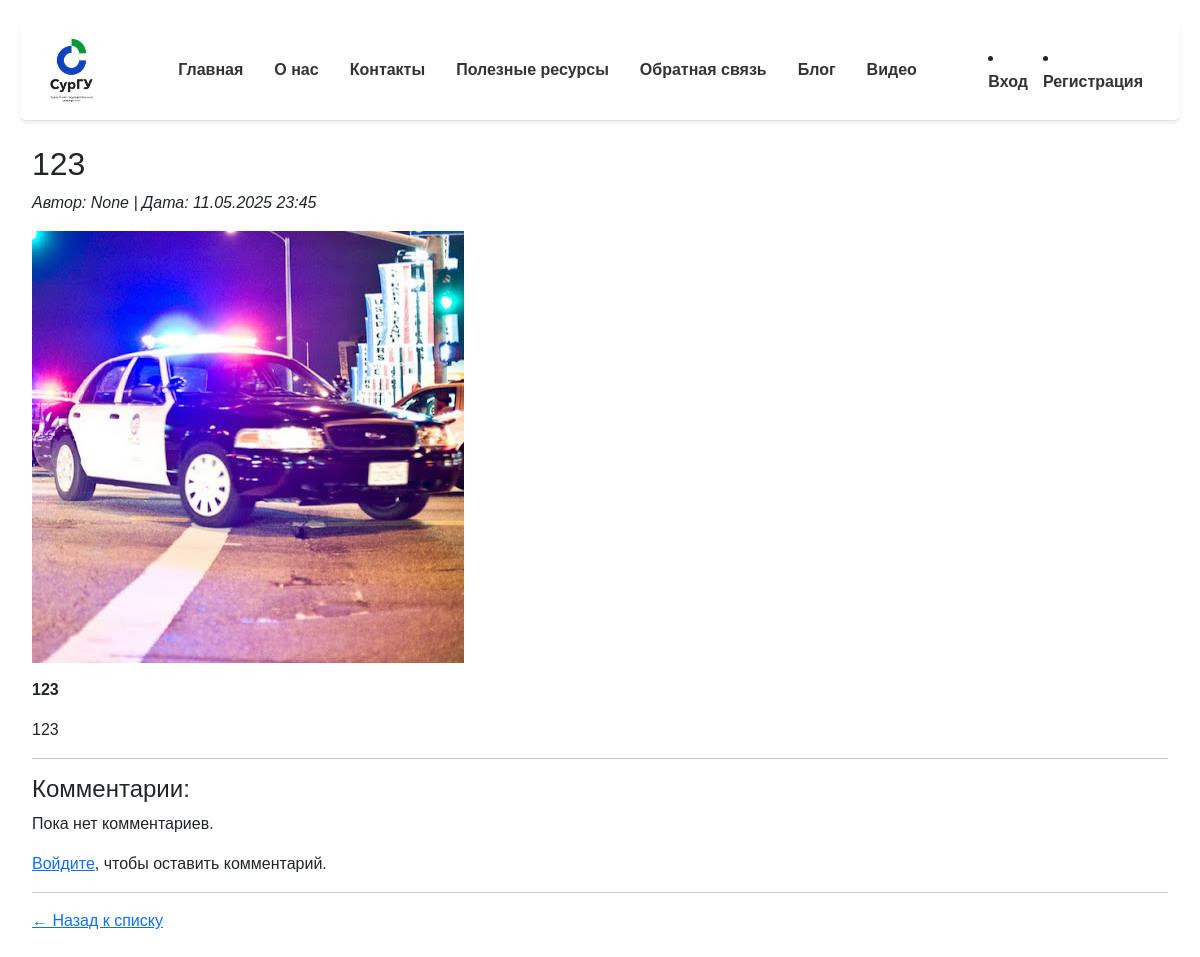
The app's page /blog/4/ with its own data.
### app/models.py (models this page shows, shortened)
class Blog(models.Model):
    title = models.CharField(max_length=200, verbose_name="Заголовок")
    description = models.TextField(verbose_name="Краткое содержание")
    content = models.TextField(verbose_name="Полное содержание")
    posted = models.DateTimeField(default=datetime.now, db_index=True, verbose_name="Опубликована")
    author = models.ForeignKey(User, null=True, blank=True, on_delete=models.SET_NULL, verbose_name="Автор")
    image = models.ImageField(upload_to='blog_images/', null=True, blank=True, verbose_name="Изображение")
    class Meta:
        verbose_name = "Статья блога"
        verbose_name_plural = "Статьи блога"

### app/views.py (the view)
# urls.py: path('blog/<int:blog_id>/', views.blog_detail, name='blog_detail'),
def blog_detail(request, blog_id):
    blog = Blog.objects.get(id=blog_id)
    comments = blog.comments.all()
    if request.method == "POST":
        form = CommentForm(request.POST)
        if form.is_valid():
            comment = form.save(commit=False)
            comment.post = blog
            comment.author = request.user
            comment.save()
            return redirect('blog_detail', blog_id=blog.id)
    else:
        form = CommentForm()
    return render(request, 'app/blog_detail.html', {'blog': blog, 'comments': comments, 'form': form})

### app/templates/app/blog_detail.html (shortened to what this page needs)
{% extends 'app/layout.html' %}
{% load static %}
{% block content %}
<h2>{{ blog.title }}</h2>
<p><em>Автор: {{ blog.author }} | Дата: {{ blog.posted|date:"d.m.Y H:i" }}</em></p>
{% if blog.image %}
    <img src="{{ blog.image.url }}" alt="Изображение статьи" style="max-width: 100%; margin-bottom: 15px;">
{% endif %}
<p><strong>{{ blog.description }}</strong></p>
<div>{{ blog.content }}</div>
<hr>
<h4>Комментарии:</h4>
{% if comments %}
    <ul>
    {% for comment in comments %}
        <li>
          <strong>{{ comment.author }}</strong>
          <span style="color: gray;">{{ comment.date|date:"d.m.Y H:i" }}</span><br>
          {{ comment.text }}
        </li>
    {% endfor %}
    </ul>
{% else %}
    <p>Пока нет комментариев.</p>
{% endif %}
{% if user.is_authenticated %}
    <hr>
    <h5>Добавить комментарий:</h5>
    <form method="post">
        {% csrf_token %}
        {{ form.as_p }}
        <button type="submit">Отправить</button>
    </form>
{% else %}
    <p><a href="{% url 'login' %}">Войдите</a>, чтобы оставить комментарий.</p>
{% endif %}
<hr>
<p><a href="{% url 'blog_list' %}">← Назад к списку</a></p>
{% endblock %}

### app/static/app/content/site.css (style rules this page uses)
body { font-family: Arial, sans-serif; padding: 20px; background-color: #fff; }

### records on screen
Blog: title "123", author "None", posted "11.05.2025 23:45", image (picture), description "123", content "123"
